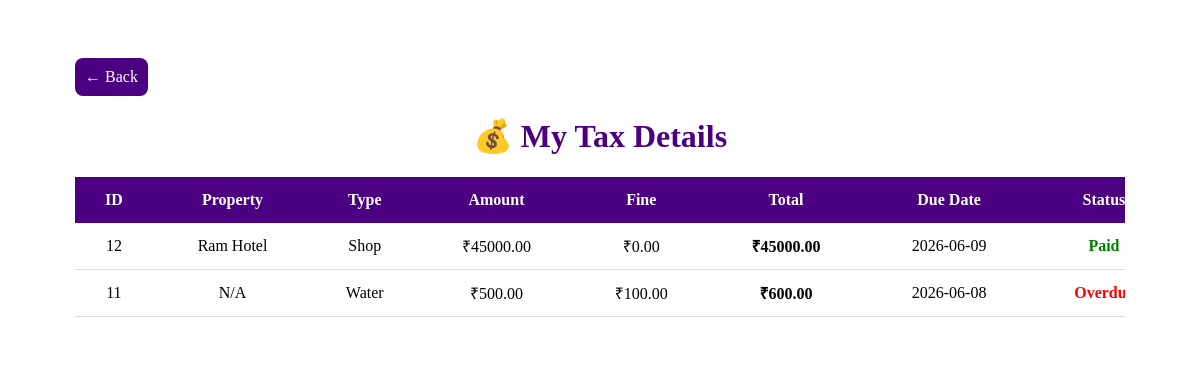
/citizen/tax_details.php (signed in), run on the app's committed database.
### tables this page shows
CREATE TABLE `taxes` (
  `id` int(11) NOT NULL,
  `citizen_id` int(11) NOT NULL,
  `property_id` int(11) DEFAULT NULL,
  `property_name` varchar(100) DEFAULT NULL,
  `type` enum('House','Land','Shop','Water','Sanitation') NOT NULL,
  `amount` decimal(12,2) DEFAULT 0.00,
  `fine` decimal(12,2) DEFAULT 0.00,
  `total` decimal(12,2) DEFAULT 0.00,
  `due_date` date NOT NULL,
  `status` enum('Pending','Paid') DEFAULT 'Pending',
  `payment_date` date DEFAULT NULL
);

CREATE TABLE `properties` (
  `id` int(11) NOT NULL,
  `property_code` varchar(20) DEFAULT NULL,
  `citizen_id` int(11) NOT NULL,
  `name` varchar(100) NOT NULL,
  `property_type` enum('House','Land','Shop') NOT NULL,
  `price` decimal(12,2) NOT NULL,
  `village` varchar(100) DEFAULT NULL,
  `status` varchar(50) DEFAULT NULL,
  `date` date DEFAULT NULL
);

### citizen/tax_details.php (the view, shortened to what this page needs)
<?php
include("../db.php");
$user_id = $_SESSION['user_id'];
$citizen = $conn->query("
SELECT *
FROM citizens
WHERE name=(
    SELECT name
    FROM citizen_login
    WHERE id='$user_id'
)
")->fetch_assoc();
if($citizen){
    $cid = $citizen['id'];
}else{
    $cid = 0;
}
$result = $conn->query("
SELECT
t.*,
p.name AS property_name
FROM taxes t
LEFT JOIN properties p
ON t.property_id = p.id
WHERE t.citizen_id = '$cid'
ORDER BY t.id DESC
");
?>
<!DOCTYPE html>
<html>
<head>
</head>
<body>
<div class="container">
<a class="back"
href="dashboard.php">
← Back
</a>
<h1>
💰 My Tax Details
</h1>
<div class="table-box">
<table>
<tr>
<th>ID</th>
<th>Property</th>
<th>Type</th>
<th>Amount</th>
<th>Fine</th>
<th>Total</th>
<th>Due Date</th>
<th>Status</th>
</tr>
<?php
if($result->num_rows>0){
while($row=$result->fetch_assoc()){
?>
<tr>
<td>
<?= $row['id'] ?>
</td>
<td>
<?= $row['property_name'] ?? "N/A" ?>
</td>
<td>
<?= $row['type'] ?>
</td>
<td>
₹<?= $row['amount'] ?>
</td>
<td>
₹<?= $row['fine'] ?>
</td>
<td>
<b>
₹<?= $row['total'] ?>
</b>
</td>
<td>
<?= $row['due_date'] ?>
</td>
<td>
<?php
if($row['status']=="Paid"){
echo "<span class='paid'>Paid</span>";
}
else{
if(date("Y-m-d")>$row['due_date']){
echo "<span class='overdue'>Overdue</span>";
}
else{
echo "<span class='pending'>Pending</span>";
}
}
?>
</td>
</tr>
<?php
}
}
?>
</table>
</div>
</div>
</body>
</html>

### citizen/tax_details.php (style rules this page uses)
* { box-sizing:border-box; }
body { font-family:'Playfair Display',serif; background:linear-gradient(135deg,indigo); padding:25px; }
.container { background:white; padding:25px; border-radius:15px; max-width:1100px; margin:auto; }
h1 { text-align:center; color:indigo; }
.back { display:inline-block; background:indigo; color:white; padding:10px; text-decoration:none; border-radius:8px; }
.table-box { overflow-x:auto; margin-top:20px; }
table { width:1100px; border-collapse:collapse; }
th { background:indigo; color:white; padding:14px; }
td { padding:12px; text-align:center; border-bottom:1px solid #ddd; white-space:nowrap; }
.paid { color:green; font-weight:bold; }
.overdue { color:red; font-weight:bold; }

### data on the page
taxes: id "12", property.name "Ram Hotel", type "Shop", amount "45000.00", fine "0.00", total "45000.00", due_date "2026-06-09", status "Paid"
taxes: id "11", property_name "N/A", type "Water", amount "500.00", fine "100.00", total "600.00", due_date "2026-06-08", status "Overdue"
